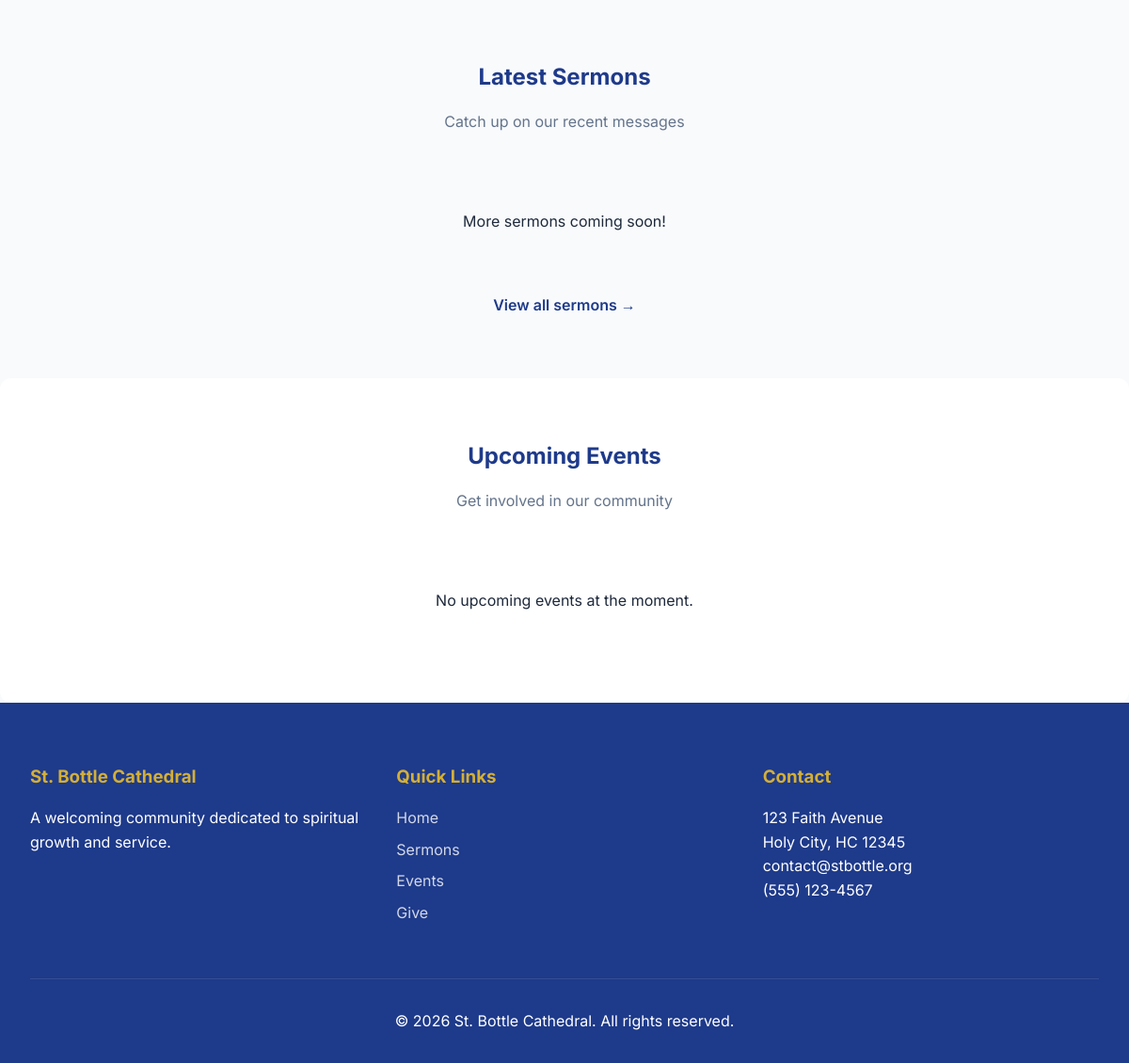
Before: / (lower part) with the older database file.
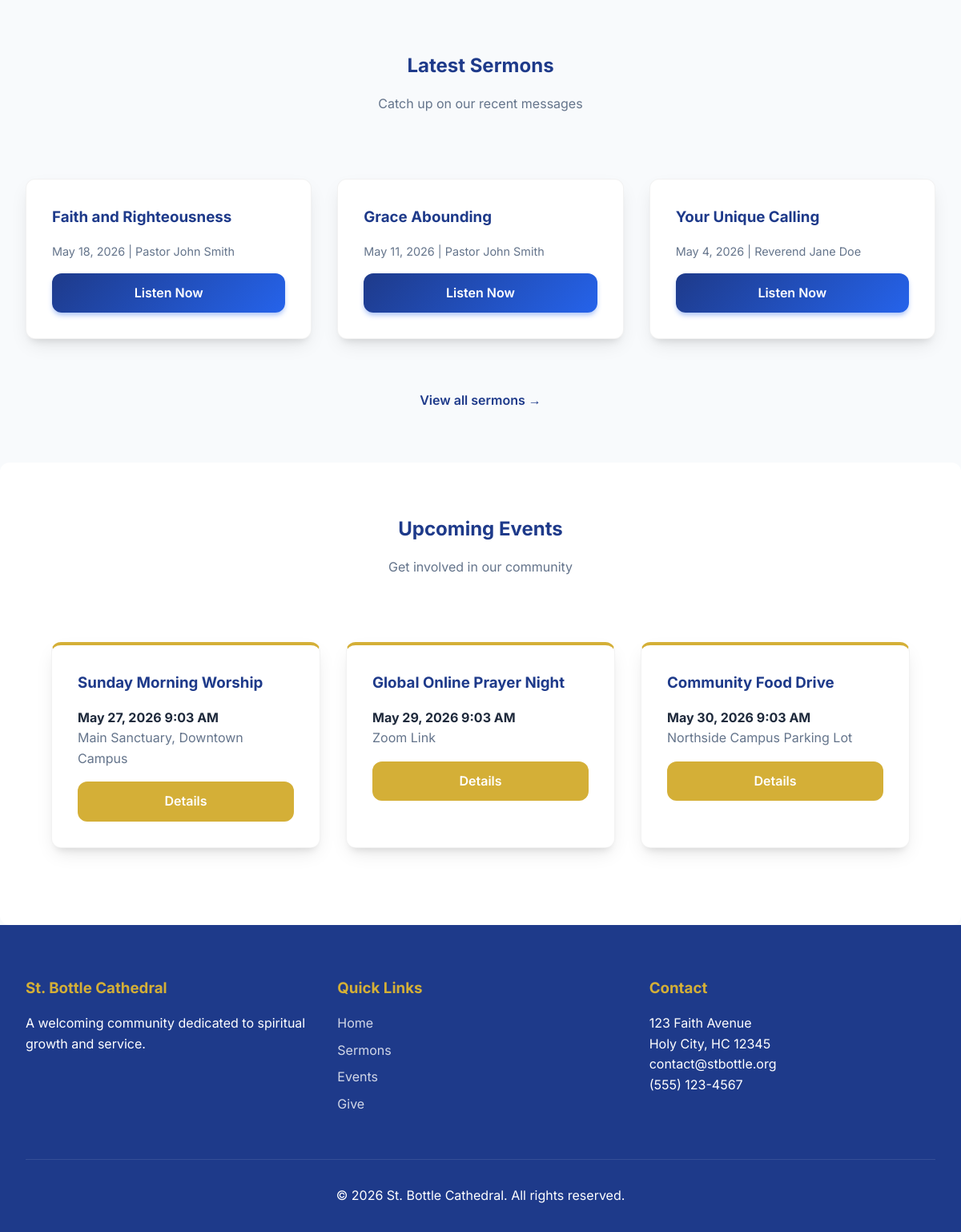
After: the same page with the newer database file.
### sermons/models.py (models this page shows, shortened)
class Sermon(models.Model):
    campus = models.ForeignKey('campuses.Campus', on_delete=models.SET_NULL, null=True, blank=True, related_name='sermons')
    title = models.CharField(max_length=200)
    date = models.DateField()
    passage = models.CharField(max_length=200, blank=True)
    speaker = models.ForeignKey(Speaker, on_delete=models.SET_NULL, null=True, related_name='sermons')
    series = models.ForeignKey(Series, on_delete=models.SET_NULL, null=True, blank=True, related_name='sermons')
    audio_file = models.FileField(upload_to='sermons/audio/', blank=True, null=True)
    video_url = models.URLField(blank=True, help_text="YouTube or Vimeo URL")
    livestream_url = models.URLField(blank=True, help_text="YouTube Live Embed URL if applicable")
    transcript = models.TextField(blank=True)
    created_at = models.DateTimeField(auto_now_add=True)
    class Meta:
        ordering = ['-date']

class Speaker(models.Model):
    name = models.CharField(max_length=100)
    bio = models.TextField(blank=True)
    photo = models.ImageField(upload_to='speakers/', blank=True, null=True)

### events/models.py (models this page shows, shortened)
class Event(models.Model):
    campus = models.ForeignKey('campuses.Campus', on_delete=models.CASCADE, null=True, blank=True, related_name='events')
    title = models.CharField(max_length=200)
    description = models.TextField()
    start_time = models.DateTimeField()
    end_time = models.DateTimeField()
    location = models.CharField(max_length=255)
    image = models.ImageField(upload_to='events/', blank=True, null=True)
    created_at = models.DateTimeField(auto_now_add=True)
    class Meta:
        ordering = ['start_time']

### core/views.py (the view)
# urls.py: path('', views.home, name='home'),
def home(request):
    latest_sermons = Sermon.objects.all()[:3]
    upcoming_events = Event.objects.all()[:3]
    return render(request, 'core/home.html', {
        'latest_sermons': latest_sermons,
        'upcoming_events': upcoming_events
    })

### templates/core/home.html (shortened to what this page needs)
{% extends 'base.html' %}
{% block content %}
<section class="container">
    <div style="text-align: center; margin-bottom: 3rem;">
        <h2>Latest Sermons</h2>
        <p style="color: var(--text-muted);">Catch up on our recent messages</p>
    </div>
    <div class="card-grid">
        {% for sermon in latest_sermons %}
        <div class="card">
            <h3>{{ sermon.title }}</h3>
            <p style="color: var(--text-muted); font-size: 0.9rem; margin-bottom: 1rem;">
                {{ sermon.date }} | {{ sermon.speaker.name }}
            </p>
            <a href="{% url 'sermons:sermon_detail' sermon.id %}" class="btn btn-primary" style="width: 100%; text-align: center;">Listen Now</a>
        </div>
        {% empty %}
        <p style="grid-column: 1/-1; text-align: center;">More sermons coming soon!</p>
        {% endfor %}
    </div>
    <div style="text-align: center; margin-top: 2rem;">
        <a href="{% url 'sermons:sermon_list' %}" style="font-weight: 600;">View all sermons &rarr;</a>
    </div>
</section>
<section class="container" style="background: white; border-radius: var(--radius); padding: 4rem;">
    <div style="text-align: center; margin-bottom: 3rem;">
        <h2>Upcoming Events</h2>
        <p style="color: var(--text-muted);">Get involved in our community</p>
    </div>
    <div class="card-grid">
        {% for event in upcoming_events %}
        <div class="card" style="border-top: 4px solid var(--secondary);">
            <h3>{{ event.title }}</h3>
            <p><strong>{{ event.start_time|date:"M d, Y g:i A" }}</strong></p>
            <p style="color: var(--text-muted); margin-bottom: 1rem;">{{ event.location }}</p>
            <a href="{% url 'events:event_detail' event.id %}" class="btn btn-secondary" style="width: 100%; text-align: center;">Details</a>
        </div>
        {% empty %}
        <p style="grid-column: 1/-1; text-align: center;">No upcoming events at the moment.</p>
        {% endfor %}
    </div>
</section>
{% endblock %}

Changed rows visible on the page:
added Sermon: title "Faith and Righteousness", date "May 18, 2026", speaker.name "Pastor John Smith"
added Sermon: title "Grace Abounding", date "May 11, 2026", speaker.name "Pastor John Smith"
added Sermon: title "Your Unique Calling", date "May 4, 2026", speaker.name "Reverend Jane Doe"
added Event: title "Sunday Morning Worship", start_time "May 27, 2026 9:03 AM", location "Main Sanctuary, Downtown Campus"
added Event: title "Global Online Prayer Night", start_time "May 29, 2026 9:03 AM", location "Zoom Link"
added Event: title "Community Food Drive", start_time "May 30, 2026 9:03 AM", location "Northside Campus Parking Lot"
Other visible differences:
text no longer shown: "More sermons coming soon! No upcoming events at the moment."
